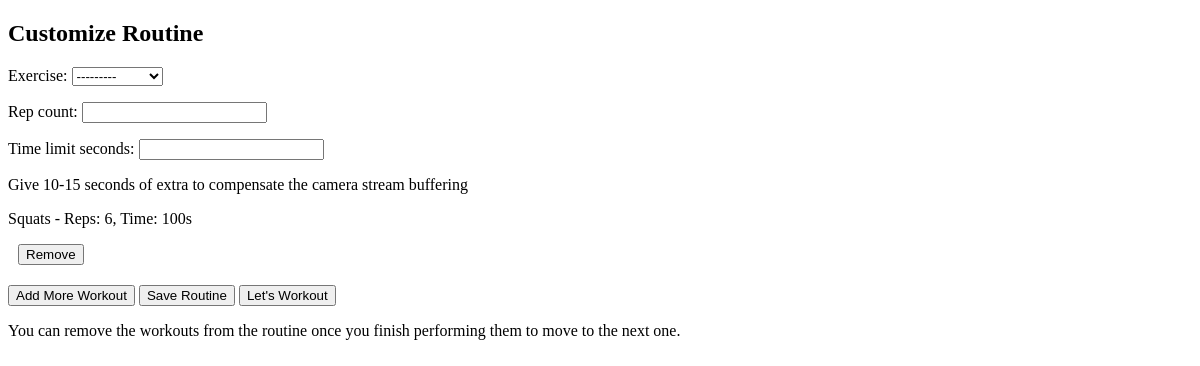
Page /customization/customize-routine/ (signed in) on the earlier database version.
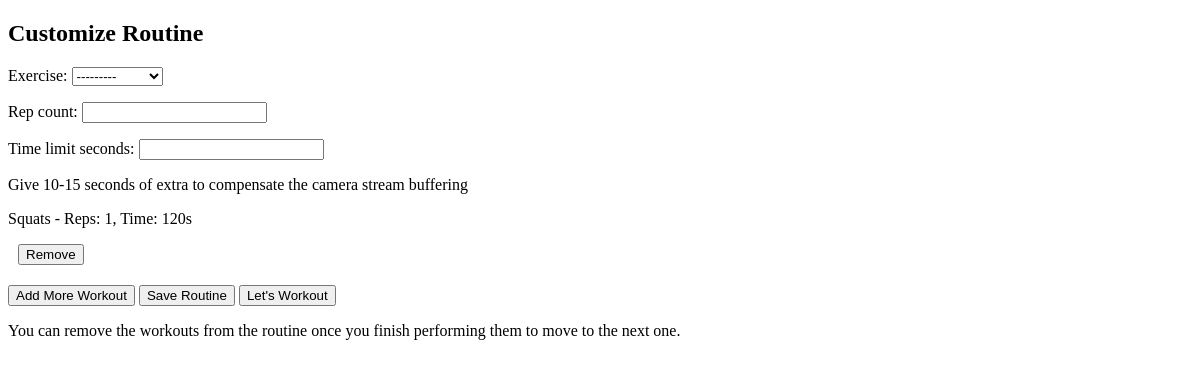
Same page on the later database version.
### customization/models.py (models this page shows)
class Workout(models.Model):
    EXERCISE_CHOICES = [
        ('squats', 'Squats'),
        ('bicep_curls', 'Bicep Curls'),
    ]
    routine = models.ForeignKey('Routine', on_delete=models.CASCADE)
    order = models.PositiveIntegerField()
    exercise = models.CharField(max_length=20, choices=EXERCISE_CHOICES)
    rep_count = models.IntegerField()
    time_limit_seconds = models.IntegerField()
    def __str__(self):
        return f'{self.get_exercise_display()} - Reps: {self.rep_count}, Time: {self.time_limit_seconds}s'

### customization/views.py (the view)
# urls.py: path('customize-routine/', customize_routine_view, name='customize_routine'),
@login_required
def customize_routine_view(request):
    routines = Routine.objects.filter(user=request.user)
    if not routines.exists():
        routine = Routine.objects.create(user=request.user)
    else:
        routine = routines.first()
    if request.method == 'POST':
        form = WorkoutForm(request.POST)
        if 'add_more_workout' in request.POST:
            if form.is_valid():
                order = routine.workout_set.count() + 1
                workout = form.save(commit=False)
                workout.routine = routine
                workout.order = order
                workout.save()
        elif 'remove_workout' in request.POST:
            workout_id = request.POST['remove_workout']
            workout = get_object_or_404(Workout, id=workout_id, routine=routine)
            subsequent_workouts = routine.workout_set.filter(order__gt=workout.order)
            for subsequent_workout in subsequent_workouts:
                subsequent_workout.order -= 1
                subsequent_workout.save()
            workout.delete()
        elif 'save_routine' in request.POST:
            return redirect('customize_routine')  # Redirect to refresh the page after submission
        elif 'lets_workout' in request.POST:
            first_workout = routine.workout_set.order_by('order').first()
            if first_workout:
                return redirect('workout_redirect', exercise_name=first_workout.exercise,
                                rep_count=first_workout.rep_count, time_limit=first_workout.time_limit_seconds)
            else:
                return HttpResponse("No workouts in the routine.")
    else:
        form = WorkoutForm()
    workouts = routine.workout_set.all()
    return render(request, 'customization/customize_routine.html', {'form': form, 'workouts': workouts})

### customization/forms.py
class WorkoutForm(forms.ModelForm):
    class Meta:
        model = Workout
        fields = ['exercise', 'rep_count', 'time_limit_seconds']
        widgets = {
            'exercise': forms.Select(attrs={'class': 'form-control'}),
            'rep_count': forms.NumberInput(attrs={'class': 'form-control'}),
            'time_limit_seconds': forms.NumberInput(attrs={'class': 'form-control'}),
        }
    def __init__(self, *args, **kwargs):
        super(WorkoutForm, self).__init__(*args, **kwargs)
        for field_name in self.fields:
            self.fields[field_name].required = False  # Set all fields as optional

### customization/templates/customization/customize_routine.html (shortened to what this page needs)
<!DOCTYPE html>
<html lang="en">
<head>
</head>
<body>
    <h2>Customize Routine</h2>
    <form method="post" action="{% url 'customize_routine' %}" id="workout-form">
        {{ form.as_p }}
        <p>Give 10-15 seconds of extra to compensate the camera stream buffering</p>
        <div id="workouts-container">
            {% for workout in workouts %}
                <div class="workout-item">
                    <p>{{ workout }}</p>
                    <button type="submit" name="remove_workout" value="{{ workout.id }}" class="remove-workout-button">Remove</button>
                </div>
            {% endfor %}
        </div>
        <button type="submit" name="add_more_workout" id="add-workout-button">Add More Workout</button>
        <input type="submit" name="save_routine" id="save-routine-button" value="Save Routine">
        {% if workouts %}
            {% with first_workout=workouts.0 %}
                <button type="submit" name="lets_workout" id="lets-workout-button"
                        formaction="{% url 'workout_redirect' first_workout.exercise first_workout.rep_count first_workout.time_limit_seconds %}">
                    Let's Workout
                </button>
            {% endwith %}
        {% else %}
            <p>No workouts in the routine.</p>
        {% endif %}
    </form>
    <p>You can remove the workouts from the routine once you finish performing them to move to the next one.</p>
</body>
</html>

Differences in the rows shown:
removed Workout: exercise+rep_count+time_limit_seconds "Squats - Reps: 6, Time: 100s", {{ workout.id }} 78 (drawn)
added Workout: exercise+rep_count+time_limit_seconds "Squats - Reps: 1, Time: 120s", {{ workout.id }} 109 (drawn)
